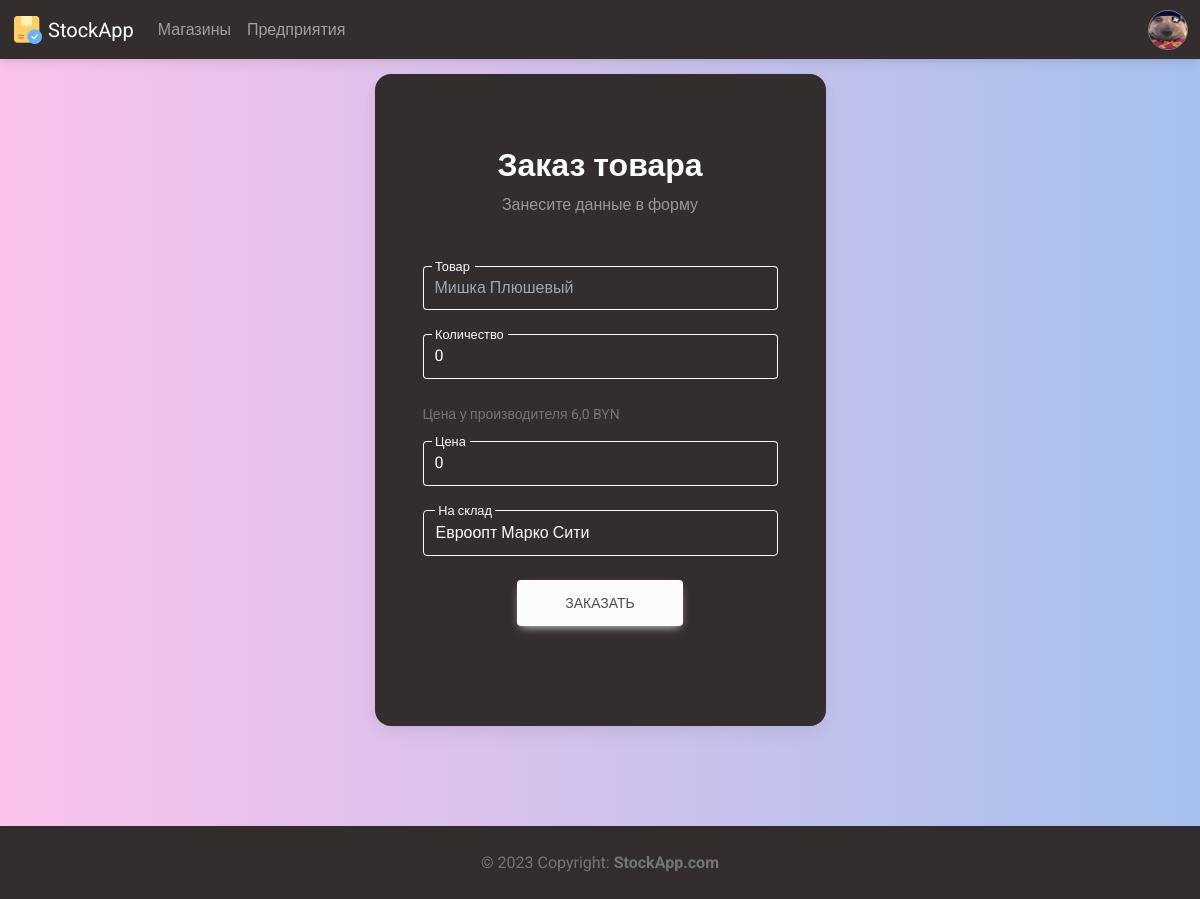
Screenshot of /shop/order/Мишка Плюшевый (signed in) with the database file from the repository.
### Members/models.py (models this page shows, shortened)
class Profile(models.Model):
    user = models.ForeignKey(settings.AUTH_USER_MODEL, on_delete=models.CASCADE, verbose_name='Пользователь')
    photo = models.ImageField(upload_to = 'avatars/%Y/%m/%d/', blank=False, verbose_name='Фото')
    bio = models.TextField(blank=True, verbose_name='О себе')
    manufactures = models.ManyToManyField('Manufacture.Manufacture', blank=True, verbose_name="Производства")
    shops = models.ManyToManyField('Shop.Shop', blank=True, verbose_name="Магазины")
    class Meta:
        verbose_name = 'Профиль'
        verbose_name_plural = 'Профили'
        ordering = ['-user', '-bio']

### Manufacture/models.py (models this page shows, shortened)
class CatalogItem(models.Model):
    manufacturer = models.ForeignKey('Manufacture', on_delete=models.CASCADE, blank=False, null=True, verbose_name='Производитель')
    name = models.CharField(max_length = 150, verbose_name='Название')
    bio = models.TextField(blank=True, verbose_name='О товаре')
    code = models.CharField(max_length = 13, verbose_name='Код товара')
    photo = models.ImageField(upload_to = 'catalog_items/%Y/%m/%d/', blank=False, verbose_name='Фото')
    date_of_manufacture = models.DateField(verbose_name='Дата производства')
    expiration_date = models.DateField(verbose_name='Годен до')
    price = models.FloatField(validators=[MinValueValidator(0.01), MaxValueValidator(252734999999999.97)], verbose_name='Цена')
    class Meta:
        verbose_name = 'Товар каталога'
        verbose_name_plural = 'Товары каталога'
        ordering = ['-name', '-id']

### Shop/views.py (the view)
# urls.py: path('order/<str:item>', order, name='order'),
@login_required(login_url='login')
def order(request, item):
    if request.method == "POST":
        shop_str = request.POST.get('stock', 'default_stock')
        if Shop.objects.filter(name=shop_str).exists():
            profile = Profile.objects.get(user=request.user)
            if profile.shops.filter(name=shop_str).exists():
                item_str = request.POST.get('item', 'default_item')
                if CatalogItem.objects.filter(name=item_str).exists():
                    shop = Shop.objects.get(name=shop_str)
                    item = CatalogItem.objects.get(name=item_str)
                    if Product.objects.filter(item=item).filter(stock=shop).exists():
                        product = Product.objects.filter(item=item).get(stock=shop)
                        messages.success(request, (f"Вы были перенаправлены на страницу редактирования товара {item.name} магазина {shop.name}, т.к. пытались заказать товар, который уже есть на складе магазина"))
                        return redirect('edit_product', id=product.id)
                    else:
                        Product.objects.create(item=item, stock=shop, amount=int(request.POST.get('amount', '0')), price=float(request.POST.get('price', '0')))
                        messages.success(request, (f"Заказ успешно выполнен"))
                        return redirect('view_shop', name=shop.name)
                else:
                    messages.success(request, ("Товара с таким названием не существует"))
                    return redirect('all_shops')
            else:
                messages.success(request, ("Вы не можете заказать товар на склад этого магазина, так как не состоите в нем"))
                return redirect('all_shops')
        else:
            messages.success(request, ("Магазина с таким кодом не существует"))
            return redirect('all_shops')
    else:
        try:
            context = {
            'title': item,
            'request': request,
            'profile': Profile.objects.get(user=request.user),
            'item': CatalogItem.objects.get(name=item)
            }
            return render(request, 'order.html', context)
        except:
            messages.success(request, (f"Такого товара не существует"))
            return redirect('all_shops')

### Main/templatetags/main_tags.py (called while the page is built)
@register.inclusion_tag('modules/nav_profile.html')
def nav_profile(request):
    if request.user.is_authenticated:
        userobj = User.objects.get(username=request.user)
        profile = Profile.objects.get(user=userobj)
        context = {
            "request": request,
            "profile": profile,
        }
    else:
        context = {
            "request": request,
        }
    return context

### Shop/templates/order.html (shortened to what this page needs)
{% extends 'base.html' %}
{% load static %}
{% block head %}
<link rel="stylesheet" href="{% static 'styles/profile.css' %}">
{% endblock %}
{% block content %}
<section class="vh-100 gradient-custom-2">
    <div class="container py-5 h-50">
      <div class="row d-flex justify-content-center align-items-center h-50">
        <div class="col-12 col-md-8 col-lg-6 col-xl-5">
          <div class="card bg-dark text-white" style="border-radius: 1rem;">
            <div class="card-body p-5 text-center">
              <div class="mb-md-5 mt-md-4 pb-1">
                <h2 class="fw-bold mb-">Заказ товара</h2>
                <p class="text-white-50 mb-5">Занесите данные в форму</p>
                <form action="{% url 'order' item=item.name %}" method="POST">
                  <div class="form-outline form-white mb-4">
                    <input type="text" id="typeNameX" class="form-control form-control-lg bg-dark text-secondary disabled" value="{{item.name}}" readonly name="item">
                    <label class="form-label" for="typeNameX">Товар</label>
                  </div>
                  <div class="form-outline form-white mb-4">
                    <input for="typeAmountX" type="number" class="form-control form-control-lg" step="1" min="0" value="0" name="amount">
                    <label class="form-label" for="typeAmountX">Количество</label>
                  </div>
                  <p class="text-muted small mb-3 text-start">Цена у производителя {{item.price}} BYN</p>
                  <div class="form-outline form-white mb-4">
                    <input for="typePriceX" type="number" class="form-control form-control-lg" step="0.01" min="0" value="0" name="price">
                    <label class="form-label" for="typePriceX">Цена</label>
                  </div>
                  <div class="form-outline form-white mb-4">
                    <select class="form-control form-control-lg border border-light active bg-dark text-light" type="text" name="stock" id="typeStockX">
                      {% for item in profile.shops.all %}
                      <option class="">{{item.name}}</option>
                      {% endfor %}
                    </select>
                    <label class="form-label bg-dark px-1" for="typeStockX">На склад</label>
                  </div>
                  <button class="btn btn-light btn-lg px-5" type="submit">Заказать</button>
                </form>
              </div>
            </div>
          </div>
        </div>
      </div>
    </div>
</section>
{% endblock %}

### Main/templates/modules/nav_profile.html (shortened to what this page needs)
{% load static %}
<div class="dropdown">
    <a class="dropdown-toggle d-flex align-items-center hidden-arrow" href="#" id="navbarDropdownMenuAvatar" role="button" data-mdb-toggle="dropdown" aria-expanded="false">
        {% if request.user.is_authenticated %}
            {% if profile.photo != "default_user.png"%}
                <div class="nav_profile_box">
                    <img src="{{ profile.photo.url }}" alt="defaultUser">
                </div>
            {% else %}
                <div class="nav_profile_box">
                    <img src="{% static 'images/default_user.png' %}" alt="defaultUser">
                </div>
            {% endif %}
        {% else %}
        <div class="nav_profile_box">
            <img src="{% static 'images/login.png' %}" alt="NoUser">
        </div>
        {% endif %}
    </a>
</div>

### static/styles/profile.css (style rules this page uses)
.gradient-custom-2 { background: #fbc2eb; background: -webkit-linear-gradient(to right, rgba(251, 194, 235, 1), rgba(166, 193, 238, 1)); background: linear-gradient(to right, rgba(251, 194, 235, 1), rgba(166, 193, 238, 1)) }

### static/styles/base.css (style rules this page uses)
html, body { height: 100%; }

### Main/templates/modules/nav_profile.html (style rules this page uses)
.nav_profile_box { position: relative; overflow:hidden; width:40px; height: 40px; }
.nav_profile_box img { position: absolute; top:50%; left:50%; transform:translate(-50%,-50%); width:100%; height:100%; object-fit:cover; border-radius: 10rem; border: 1px solid gray; }

### rows the page displays
Profile: photo (picture)
CatalogItem: item "Мишка Плюшевый", price "6,0"

### other values shown
form field stock "Евроопт Марко Сити"
